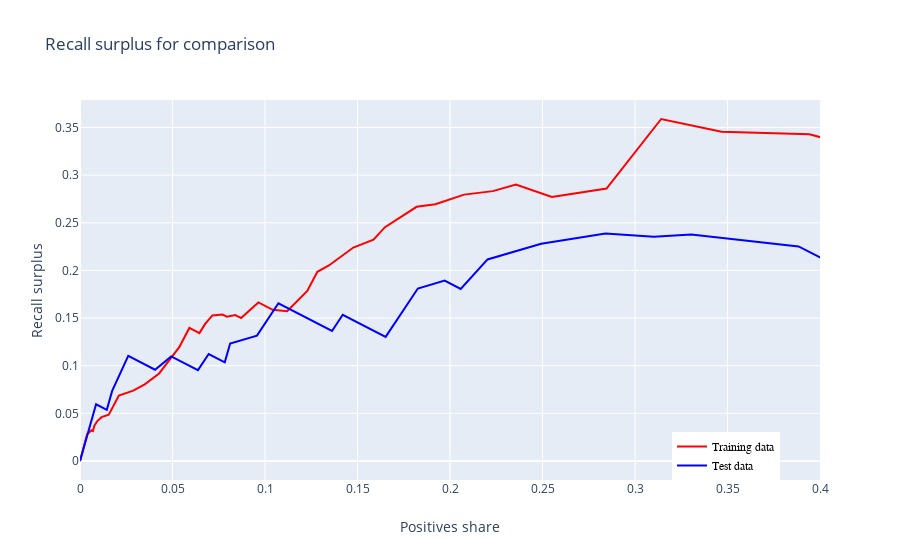

Notebook code for this chart:
### Code cell
drnn_pred_train,drnn_pred_test,drnn_pr_train,drnn_pr_test= model_comparison_outputs_DNN(X_train,y_train, X_test, y_test, Deep_rnn)

plot_recall_surplus_train_test(drnn_pr_train,drnn_pr_test)
